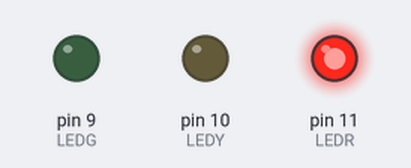
The sketch below on a simulated Arduino Uno, built with avr-gcc and run on an emulated ATmega328P. Parts: output pins drawn as LEDs (lit = HIGH).

Above: at 2.5 s.
At 6.0 s:
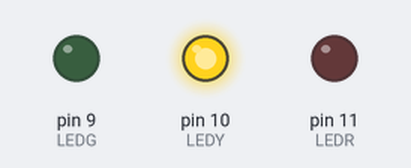
At 9.5 s:
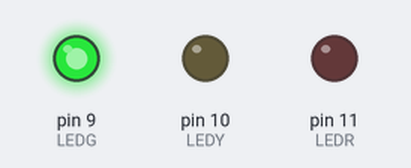
Timing chart, 0 to 15.6 s (numbered marks = the images above):
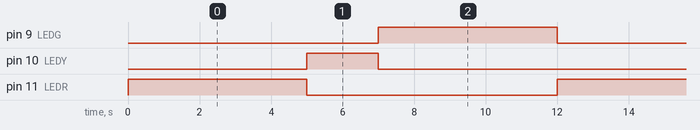

The sketch:

trafic_light.ino
```cpp
#define LEDR 11
#define LEDY 10
#define LEDG 9

int DELAY_RED = 5000; // 5 second
int DELAY_YELLOW = 2000; // 2 second
int DELAY_GREEN = 5000; // 5 second


void setup() {
  pinMode(LEDR,OUTPUT);
  pinMode(LEDY, OUTPUT);
  pinMode(LEDG, OUTPUT);
}

void loop() {
  red_light();
  delay(DELAY_RED);
  yellow_light();
  delay(DELAY_YELLOW);
  green_light();
  delay(DELAY_GREEN);

}
void red_light(){
  digitalWrite(LEDR, HIGH);
  digitalWrite(LEDY, LOW);
  digitalWrite(LEDG, LOW);
}
void yellow_light(){
  digitalWrite(LEDR, LOW);
  digitalWrite(LEDY, HIGH);
  digitalWrite(LEDG, LOW);
}
void green_light(){
  digitalWrite(LEDR, LOW);
  digitalWrite(LEDY, LOW);
  digitalWrite(LEDG, HIGH);
}
```

Measured:
- by itself, pin 9 (LEDG), pin 11 (LEDR): alternates HIGH for 5.0 s and LOW for 7.0 s
- by itself, pin 10 (LEDY): alternates HIGH for 2.0 s and LOW for 10.0 s
- by itself, everything shown: repeats every 12.0 s, in 3 steps
